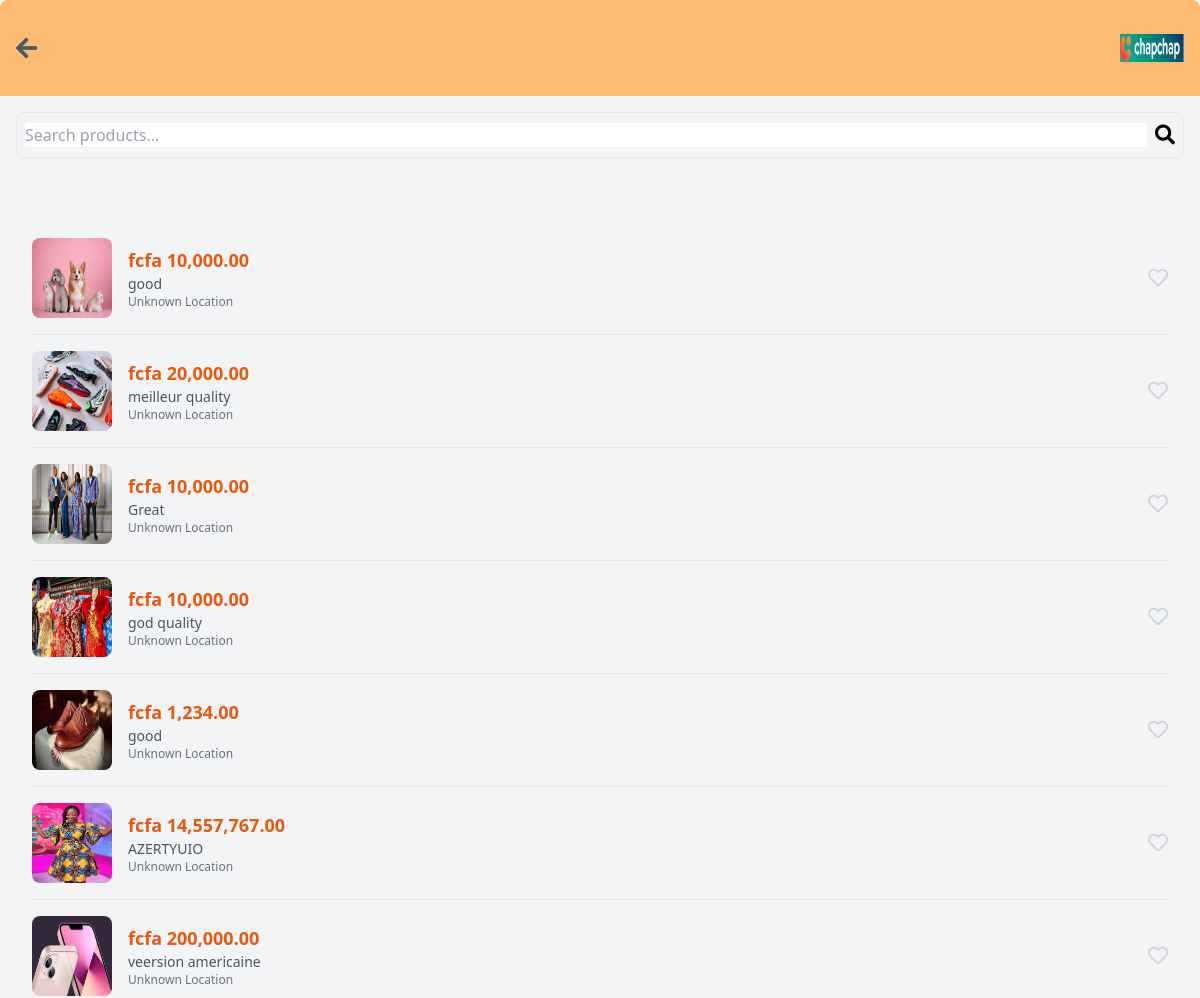
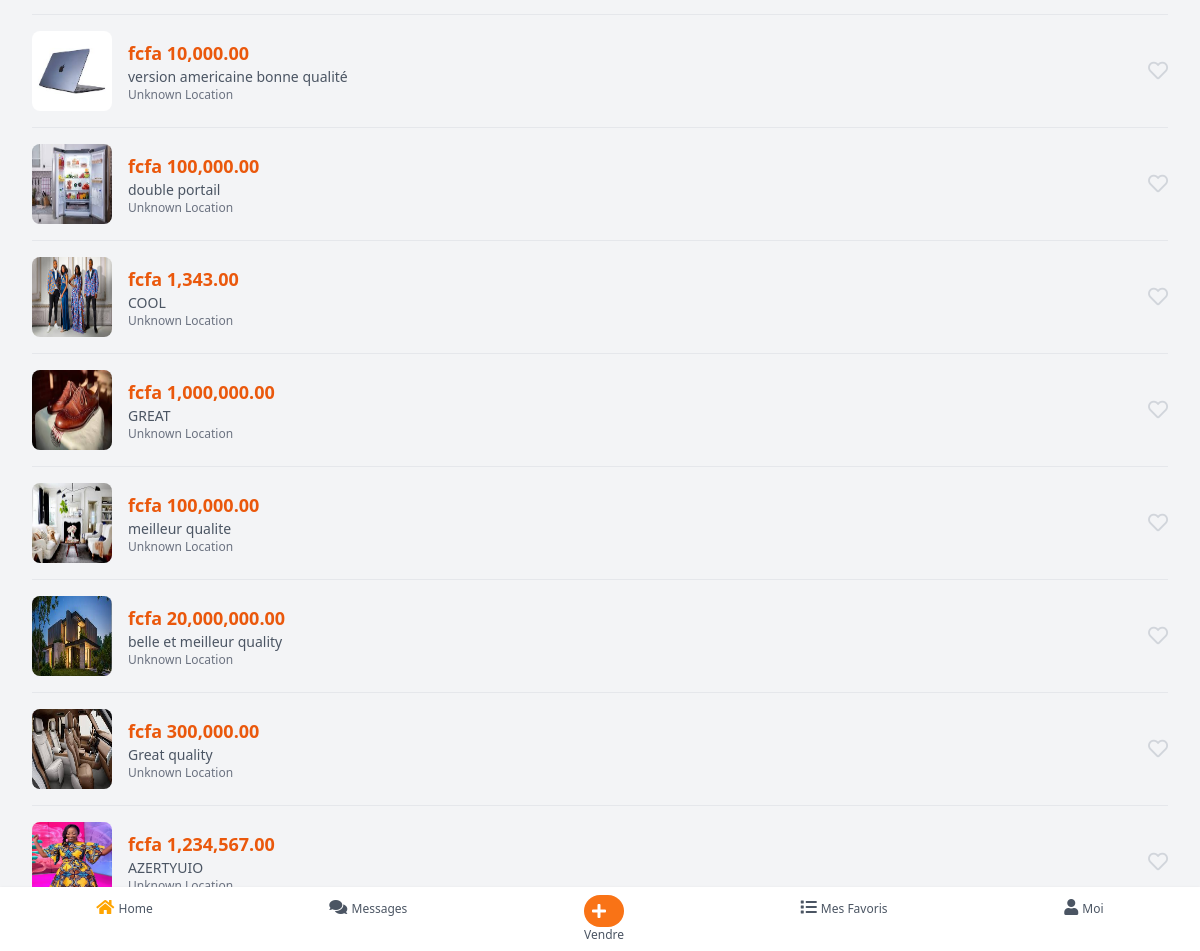
Screenshot of /research/ with the database file from the repository (2 pictures, top to bottom).
### chapchap/models.py (models this page shows, shortened)
class Product(models.Model):
    user = models.ForeignKey(settings.AUTH_USER_MODEL, on_delete=models.CASCADE)
    category = models.ForeignKey('Category', on_delete=models.CASCADE, related_name="products")
    name = models.CharField(max_length=255)
    phone = models.CharField(max_length=20)
    location = models.CharField(max_length=255)  # Selected country, city, and neighborhood
    latitude = models.FloatField(null=True, blank=True)
    longitude = models.FloatField(null=True, blank=True)
    price = models.DecimalField(max_digits=15, decimal_places=2)
    description = models.TextField()
    date_posted = models.DateTimeField(auto_now_add=True)
    liked_by = models.ManyToManyField(
        settings.AUTH_USER_MODEL,
        related_name='liked_products',
        blank=True
    )
    def get_address(self):
        if self.latitude and self.longitude:
            geolocator = Nominatim(user_agent="my_django_app")
            location = geolocator.reverse((self.latitude, self.longitude), language="en")
        return "Unknown Location"
    views = models.PositiveIntegerField(default=0)  # Track how many times product is viewed
    clicks = models.PositiveIntegerField(default=0)  # Track user interactions (e.g., clicks, inquiries)
    is_sponsored = models.BooleanField(default=False)  # Flag for sponsored products
    priority_score = models.FloatField(default=0.0)  # Store computed ranking score

class Photo(models.Model):
    product = models.ForeignKey(Product, related_name='photos', on_delete=models.CASCADE)
    image = models.ImageField(upload_to='product_photos/')

### chapchap/views.py (the view)
# urls.py: path('research/', views.research, name='research'),
def research(request):
    query = request.GET.get('q', '')
    user_latitude = request.GET.get('latitude')
    user_longitude = request.GET.get('longitude')
    categories = Category.objects.all()
    products = Product.objects.prefetch_related('photos', 'videos')
    if query:
        products = products.filter(
            Q(name__icontains=query) | Q(description__icontains=query) | Q(category__name__icontains=query)
        )
    if user_latitude and user_longitude:
        try:
            user_latitude, user_longitude = float(user_latitude), float(user_longitude)
            nearest_products = products.exclude(latitude__isnull=True, longitude__isnull=True).annotate(
                distance=models.expressions.RawSQL(
                    """
                    6371 * acos(
                        cos(radians(%s)) * cos(radians(latitude)) *
                        cos(radians(longitude) - radians(%s)) +
                        sin(radians(%s)) * sin(radians(latitude))
                    )
                    """, (user_latitude, user_longitude, user_latitude), output_field=FloatField()
                )
            ).order_by('distance')[:50]
            random_products = list(products.order_by('?')[:50])  # Get 50 random products
            products_list = list(nearest_products) + random_products
            random.shuffle(products_list)
        except ValueError:
            products_list = list(products.order_by('?')[:100])  # If coordinates are invalid, return 100 random products
    else:
        products_list = list(products.order_by('?')[:100])  # If no location is provided, show random results
    return render(request, 'research.html', {'products': products_list, 'categories': categories, 'query': query})

### templates/research.html (shortened to what this page needs)
{% load static %}
{% load humanize %}
<html lang="en">
 <head>
  <script src="https://cdn.tailwindcss.com">
  </script>
  <link href="https://cdnjs.cloudflare.com/ajax/libs/font-awesome/5.15.3/css/all.min.css" rel="stylesheet"/>
 </head>
 <body class="bg-gray-100">
  <div class="w-full rounded-lg overflow-hidden">
    <div class="w-full flex items-center justify-between p-4  bg-orange-300">
      <button onclick="window.history.back()" class="text-gray-600 hover:text-gray-900">
          <i class="fas fa-arrow-left text-2xl"></i>
      </button>
      <div class="flex items-center">
        <img alt="Logo" class="h-16 w-16 object-contain"
             src="{% static 'images/logo.jpg'%}"/>
    </div>
  </div>
    <div class="w-full p-4">
    <form id="category-search-form" class="w-full flex items-center border rounded-lg p-2">
        <input class="flex-grow outline-none w-full" type="text" name="q" value="{{ query }}" placeholder="Search products..."/>
        <button type="submit" class="fas fa-search text-xl ml-2"></button>
    </form>
</div>
 </div>
 <div class="p-4 bg-gray-100">
  <div class="p-4 bg-gray-100">
    {% if products %}
      {% for product in products %}
        <div class="border-b py-4 flex items-center">
          <a href="{% url 'details' product.id %}">
            <img
              src="{{ product.photos.all.0.image.url }}"
              alt="{{ product.name }}"
              class="h-20 w-20 rounded-lg"
            />
          </a>
          <div class="ml-4 flex-grow">
            <div class="text-lg font-semibold text-orange-600">fcfa {{ product.price|intcomma }}</div>
            <div class="text-sm text-gray-600">{{ product.description }}</div>
            <div class="text-xs text-gray-500">{{ product.get_address }}</div>
          </div>
          <a href="{% url 'toggle_like' product.id %}">
            <i class="far fa-heart text-xl {% if request.user in product.liked_by.all %}text-red-500{% else %}text-gray-300{% endif %}"></i>
          </a>
        </div>
      {% endfor %}
    {% else %}
      <p>No products found for your search query.</p>
    {% endif %}
  </div>
  </div>
  <footer class="bg-white shadow p-2 fixed bottom-0 w-full flex justify-around">
    <div class="flex flex-col items-center">
     <a href="{% url 'home' %}">
         <i class="fas fa-home text-gray-600 active-icon"></i>
         <span class="text-xs text-gray-600">Home</span>
     </a>
    </div>
    <div class="flex flex-col items-center">
        <a href="{% url 'chat:user_chats' %}">
         <i class="fas fa-comments text-gray-600"></i>
         <span class="text-xs text-gray-600">Messages</span>
        </a>
    </div>
    <div class="flex flex-col items-center">
         <a href="{% url 'add_product' %}">
             <div class="bg-orange-500 text-white rounded-full p-2">
                 <i class="fas fa-plus"></i>
             </div>
             <span class="text-xs text-gray-600">Vendre</span>
         </a>
     </div>
    <div class="flex flex-col items-center">
         <a href="{% url 'myadds' %}">
             <i class="fas fa-list text-gray-600"></i>
             <span class="text-xs text-gray-600">Mes Favoris</span>
         </a>
    </div>
    <div class="flex flex-col items-center">
     <a href="{% url 'account' %}">
         <i class="fas fa-user text-gray-600"></i>
         <span class="text-xs text-gray-600">Moi</span>
     </a>
    </div>
   </footer>
 </body>
</html>

### templates/research.html (style rules this page uses)
html, body { height: 100%; overflow: auto; }
.active-icon { color: orange !important; }

### rows the page displays
Product: photos.all.0.image (picture), price "10,000.00", description "good", get_address "Unknown Location"
Product: photos.all.0.image (picture), price "20,000.00", description "meilleur quality", get_address "Unknown Location"
Product: photos.all.0.image (picture), price "10,000.00", description "Great", get_address "Unknown Location"
Product: photos.all.0.image (picture), price "10,000.00", description "god quality", get_address "Unknown Location"
Product: photos.all.0.image (picture), price "1,234.00", description "good", get_address "Unknown Location"
Product: photos.all.0.image (picture), price "14,557,767.00", description "AZERTYUIO", get_address "Unknown Location"
Product: photos.all.0.image (picture), price "200,000.00", description "veersion americaine", get_address "Unknown Location"
Product: photos.all.0.image (picture), price "10,000.00", description "version americaine bonne qualité", get_address "Unknown Location"
Product: photos.all.0.image (picture), price "100,000.00", description "double portail", get_address "Unknown Location"
Product: photos.all.0.image (picture), price "1,343.00", description "COOL", get_address "Unknown Location"
Product: photos.all.0.image (picture), price "1,000,000.00", description "GREAT", get_address "Unknown Location"
Product: photos.all.0.image (picture), price "100,000.00", description "meilleur qualite", get_address "Unknown Location"
Product: photos.all.0.image (picture), price "20,000,000.00", description "belle et meilleur quality", get_address "Unknown Location"
Product: photos.all.0.image (picture), price "300,000.00", description "Great quality", get_address "Unknown Location"
Product: photos.all.0.image (picture), price "1,234,567.00", description "AZERTYUIO", get_address "Unknown Location"
